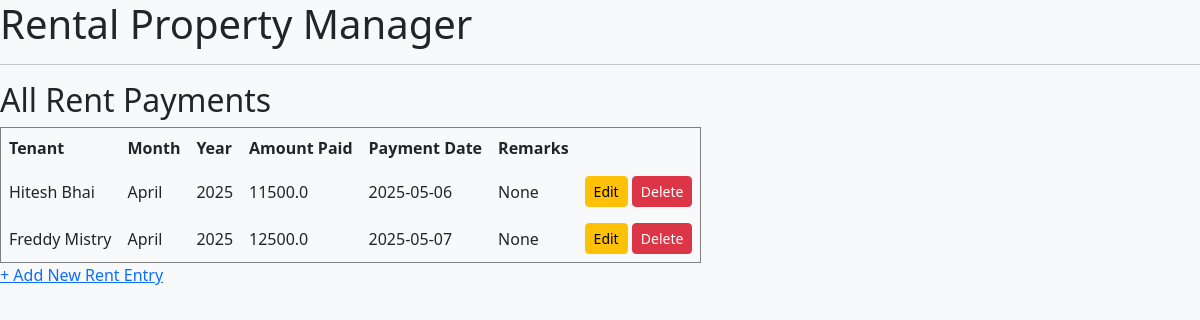
/rents (signed in), run on the app's committed database.
### mainapp/models.py (models this page shows)
class Rent(db.Model):
    id = db.Column(db.Integer, primary_key=True)  # Unique ID
    tenant_id = db.Column(db.Integer, db.ForeignKey('tenant.id'), nullable=False)  # Link to tenant
    month = db.Column(db.String(20), nullable=False)  # e.g., "January"
    year = db.Column(db.Integer, nullable=False)
    amount_paid = db.Column(db.Float, nullable=False)  # Amount received
    payment_date = db.Column(db.Date, nullable=False, default=date.today)  # Date of rent payment
    remarks = db.Column(db.String(200))  # Optional notes
    tenant = db.relationship('Tenant', backref=db.backref('rents', lazy=True))

class Tenant(db.Model):
    id = db.Column(db.Integer, primary_key=True)         # Primary key for the Tenant table
    name = db.Column(db.String(100), nullable=False)                     # Tenant's name
    contact = db.Column(db.String(20), nullable=False)                  # Contact details (phone or email)
    business_type = db.Column(db.String(100), nullable=True)            # Business type (for commercial tenants)
    lease_start = db.Column(db.Date, nullable=True)               # Lease start date
    lease_end = db.Column(db.Date, nullable=True)                 # Lease end date
    rent = db.Column(db.Float, nullable=False)                           # Monthly rent amount
    deposit = db.Column(db.Float, nullable=True)                        # Security deposit
    property_id = db.Column(db.Integer, db.ForeignKey('property.id'), nullable=False)  # Foreign key linked to Property
    property = db.relationship("Property", backref="tenants", lazy=True)

### mainapp/routes.py (the view)
@app_routes.route("/rents")
@login_required
def list_rents():
    rents = Rent.query.all()  # Fetch all rent records
    return render_template("rents.html", rents=rents)  # Show rent records

### templates/rents.html (shortened to what this page needs)
{% extends "base.html" %}
{% block content %}
<h2>All Rent Payments</h2>
<table border="1" cellpadding="8" cellspacing="0">
  <thead>
    <tr>
      <th>Tenant</th>
      <th>Month</th>
      <th>Year</th>
      <th>Amount Paid</th>
      <th>Payment Date</th>
      <th>Remarks</th>
    </tr>
  </thead>
  <tbody>
    {% for rent in rents %}
    <tr>
      <td>{{ rent.tenant.name }}</td>
      <td>{{ rent.month }}</td>
      <td>{{ rent.year }}</td>
      <td>{{ rent.amount_paid }}</td>
      <td>{{ rent.payment_date }}</td>
      <td>{{ rent.remarks or '' }}</td>
      <td>
        <a href="{{ url_for('edit_rent', rent_id=rent.id) }}" class="btn btn-sm btn-warning">Edit</a>
        <form action="{{ url_for('delete_rent', rent_id=rent.id) }}" method="POST" style="display:inline;">
            <button type="submit" class="btn btn-sm btn-danger" onclick="return confirm('Are you sure?')">Delete</button>
        </form>
      </td>
    </tr>
    {% endfor %}
  </tbody>
</table>
<a href="{{ url_for('add_rent') }}">+ Add New Rent Entry</a>
{% endblock %}

### data on the page
Rent: tenant.name "Hitesh Bhai", month "April", year "2025", amount_paid "11500.0", payment_date "2025-05-06", remarks "None"
Rent: tenant.name "Freddy Mistry", month "April", year "2025", amount_paid "12500.0", payment_date "2025-05-07", remarks "None"
